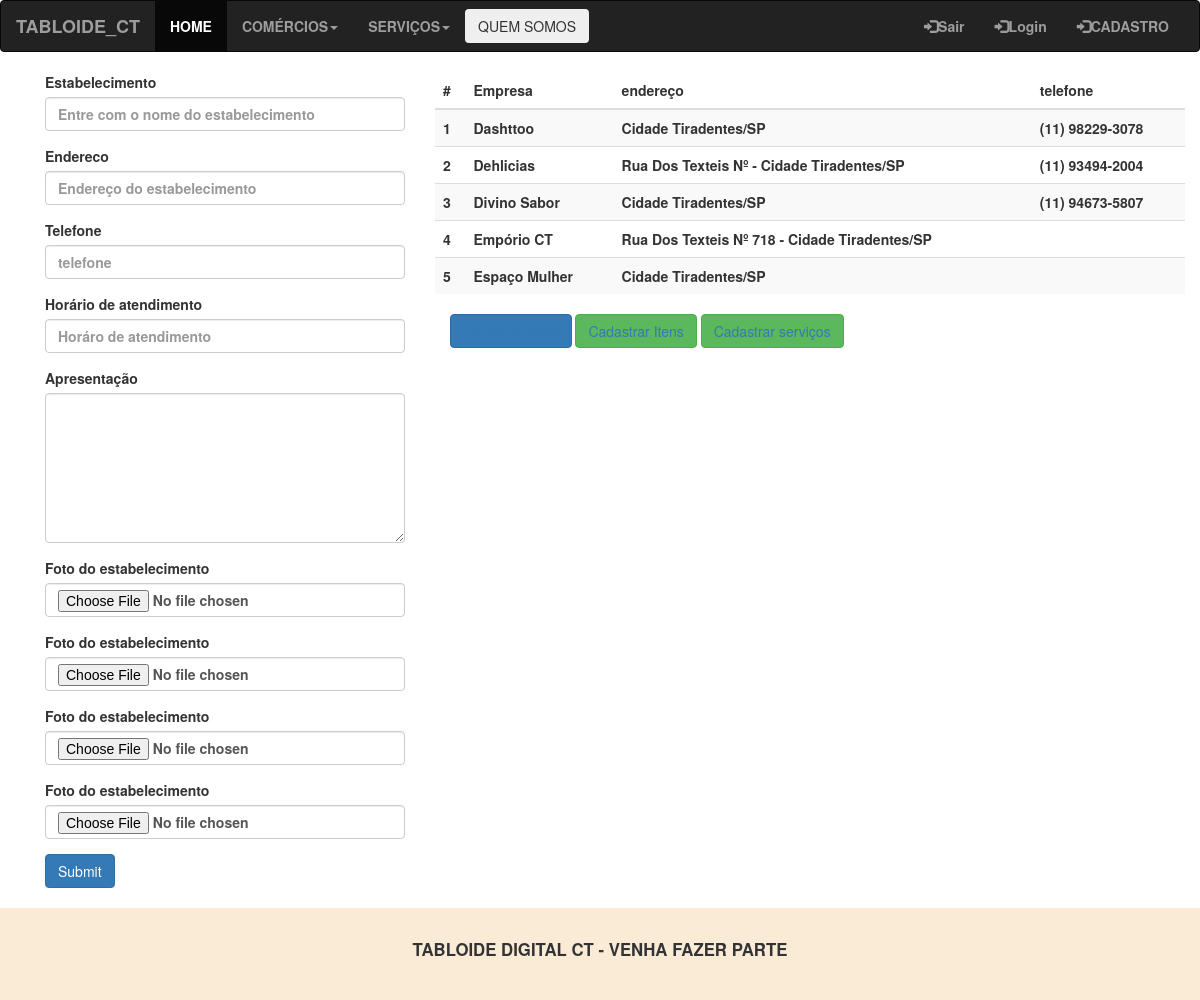
The app's page /admin (signed in) with its own data.
### website/models.py (models this page shows, shortened)
class Estabelecimentos(db.Model, UserMixin):
    id = db.Column(db.Integer, primary_key=True)
    nome = db.Column(db.String(150))
    endereco = db.Column(db.String(150))
    telefone = db.Column(db.String)
    hora_func = db.Column(db.String)
    descricao = db.Column(db.Text)
    foto = db.Column(db.Text)
    fotob = db.Column(db.Text)
    fotoc = db.Column(db.Text)
    fotod = db.Column(db.Text)
    user_fk = db.Column(db.Integer, db.ForeignKey("user.id"))
    servicos = db.relationship('Comercios_item')
    comercios_item = db.relationship('Servicos')

### website/views.py (the view, shortened to what this page needs)
@views.route('/admin', methods=['GET', 'POST'])
@login_required
def admin():
    negocio = Estabelecimentos.query.all()
    return render_template("admin.html", negocio=negocio, user=current_user)

### website/templates/admin.html (shortened to what this page needs)
{% extends "base.html" %} {% block title %}Administrativo{% endblock %}
{% block content %}
<main class="container" >
    <div class="row  m-5">
        <div class="col-sm-12 col-md-4 " >
            <form method="POST" enctype="multipart/form-data">
                <div class="form-group">
                  <label for="nome">Estabelecimento</label>
                  <input type="text" class="form-control" id="nome" name="nome"  placeholder="Entre com o nome do estabelecimento">
               </div>
                <div class="form-group">
                  <label for="endereco">Endereco</label>
                  <input type="text" class="form-control" id="endereco" name="endereco" placeholder="Endereço do estabelecimento">
                </div>
                <div class="form-group">
                    <label for="telefone">Telefone</label>
                    <input type="text" class="form-control" id="telefone" name="telefone" placeholder="telefone">
                </div>
                <div class="form-group">
                    <label for="horario">Horário de atendimento</label>
                    <input type="text" class="form-control" id="hora_fun" name="hora_func" placeholder="Horáro de atendimento">
                </div>
                <div class="form-group">
                    <label for="descricao">Apresentação</label>
                    <textarea style="height:150px ;" class="form-control" id="descricao" name="descricao"></textarea>
                </div>
                <div class="form-group">
                    <label for="imagem">Foto do estabelecimento</label>
                    <input type="file" class="form-control" id="foto" name="foto">
                </div>
                <div class="form-group">
                  <label for="imagem">Foto do estabelecimento</label>
                  <input type="file" class="form-control" id="fotob" name="fotob">
              </div>
              <div class="form-group">
                <label for="imagem">Foto do estabelecimento</label>
                <input type="file" class="form-control" id="fotoc" name="fotoc">
            </div>
            <div class="form-group">
              <label for="imagem">Foto do estabelecimento</label>
              <input type="file" class="form-control" id="fotod" name="fotod">
          </div>
                <button type="submit" class="btn btn-primary" onclick="return valida_estab()">Submit</button>
              </form>
        </div>
        <div class="col-sm-12 col-md-8 " >
            <table class="table table-striped">
                <thead>
                  <tr>
                    <th scope="col">#</th>
                    <th scope="col">Empresa</th>
                    <th scope="col">endereço</th>
                    <th scope="col">telefone</th>
                  </tr>
                </thead>
                <tbody>
                  {% for result in negocio %}
                  <tr>
                    <th scope="row">{{ result.id }}</th>
                    <td>{{ result.nome }}</td>
                    <td>{{ result.endereco }}</td>
                    <td>{{ result.telefone }}</td>
                  </tr>
                  {% endfor %}
                </tbody>
              </table>
              <div class="col-md-12 ">
                  <button class="btn btn-primary preview" type="button" ><a href="/editar/{{ user.id }}">Edição de itens</a></button>
                  <button class="btn btn-success preview" type="button" ><a href="/form/{{ user.id }}">Cadastrar Itens</a></button>
                  <button class="btn btn-success preview" type="button" ><a href="/form_servico/{{ user.id }}">Cadastrar serviços</a></button>
              </div>
        </div>
        </div>
    </div>
{% endblock %}

### records on screen
Estabelecimentos: id "1", nome "Dashttoo", endereco "Cidade Tiradentes/SP", telefone "(11) 98229-3078"
Estabelecimentos: id "2", nome "Dehlicias", endereco "Rua Dos Texteis Nº - Cidade Tiradentes/SP", telefone "(11) 93494-2004"
Estabelecimentos: id "3", nome "Divino Sabor", endereco "Cidade Tiradentes/SP", telefone "(11) 94673-5807"
Estabelecimentos: id "4", nome "Empório CT", endereco "Rua Dos Texteis Nº 718 - Cidade Tiradentes/SP"
Estabelecimentos: id "5", nome "Espaço Mulher", endereco "Cidade Tiradentes/SP"
